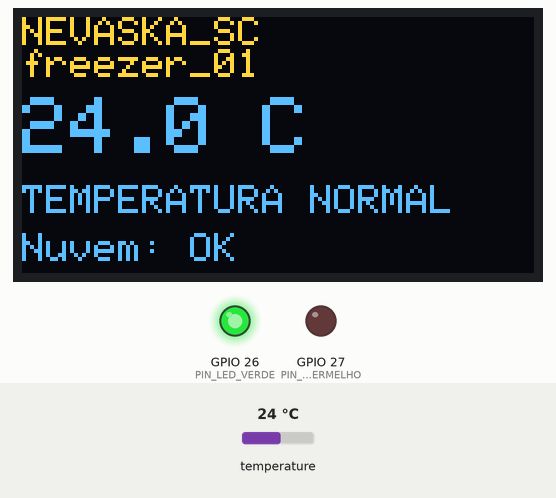
Recording of a sketch running on a simulated ESP32. On the bench: 128×64 one-colour display, output pins drawn as LEDs (lit = HIGH). Inputs (shaded band) come from the test bench; at power-on: temperature 24 °C. The OLED is the two-colour kind (top 16 rows yellow); WiFi joins after 1.5 s; servers stay silent unless stated; uploads are accepted with an empty reply; what the sketch prints to the serial monitor is not drawn.

Above: at 4.6 s.
4.7 s: temperature set to 29.5 °C
At 9.7 s:
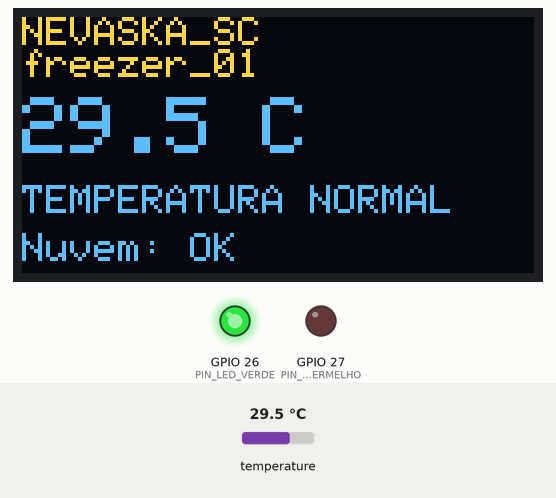
10.6 s: temperature set to 30.7 °C
At 14.9 s:
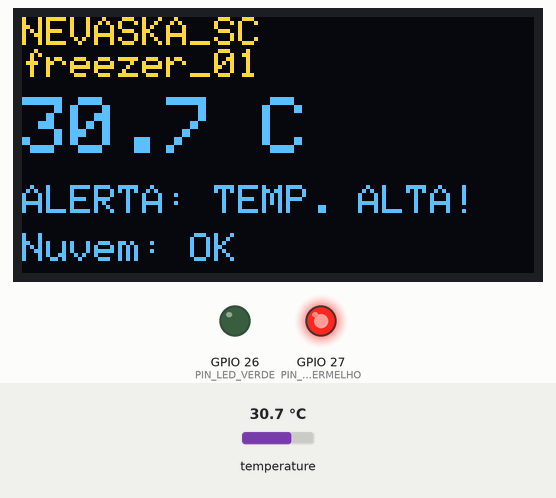
16.5 s: temperature set to 12 °C
At 20.2 s:
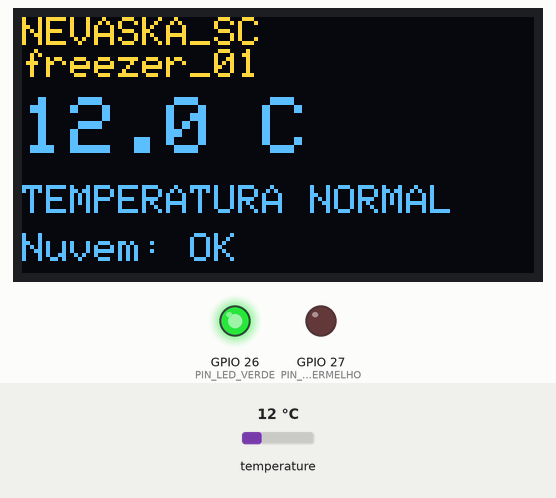
Timing chart, 0 to 21.7 s (numbered marks = the images above; inputs shaded):
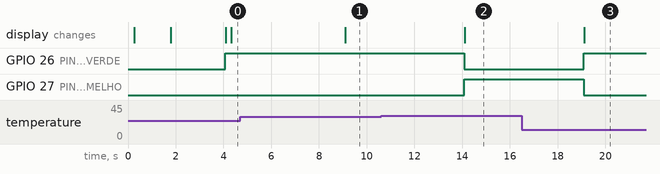

Measured:
- the behaviour switches between 30 and 30.1 °C on temperature (found by bisection; images 1 and 2)
- after the input at 4.7 s, the display: changes after 4.4 s (image 1)
- after the input at 10.6 s, GPIO 26 (PIN_LED_VERDE): HIGH → LOW after 3.5 s; GPIO 27 (PIN_LED_VERMELHO): LOW → HIGH after 3.5 s; the display: changes after 3.5 s (image 2)
- after the input at 16.5 s, GPIO 26 (PIN_LED_VERDE): LOW → HIGH after 2.6 s; GPIO 27 (PIN_LED_VERMELHO): HIGH → LOW after 2.6 s; the display: changes after 2.6 s (image 3)

The sketch:

nevaska_freezer.ino
```cpp
/* =============================================================================
 * Nevaska — Firmware do ESP32 (sensor DS18B20 + display OLED + LEDs)
 *
 * Baseado no código de teste original, trocando o HiveMQ pelo envio para a Vercel.
 *
 * O que este firmware faz:
 *  1. Lê o DS18B20 a cada 5 s e atualiza o display OLED e os LEDs.
 *  2. A cada 60 s envia a média do período por HTTPS para a Vercel
 *     (/api/telemetria). Esse envio alimenta o painel, os alertas no celular
 *     e a detecção de queda de energia (se os envios param, o servidor avisa).
 *  3. O limite de alerta usado no display/LEDs vem do servidor (variável
 *     LIMITE_TEMP_C na Vercel). Não precisa regravar a placa para mudar o limite.
 *  4. A última linha do display mostra se a comunicação com o servidor está ok.
 *
 * Bibliotecas (Gerenciador de Bibliotecas da IDE Arduino):
 *  - OneWire
 *  - DallasTemperature
 *  - Adafruit GFX Library
 *  - Adafruit SSD1306
 *  - Placa: "esp32" by Espressif
 *  (A PubSubClient não é mais usada.)
 * ========================================================================== */

#include <WiFi.h>
#include <WiFiClientSecure.h>
#include <HTTPClient.h>
#include <OneWire.h>
#include <DallasTemperature.h>
#include <Wire.h>
#include <Adafruit_GFX.h>
#include <Adafruit_SSD1306.h>
#include <math.h>

// ======================= CONFIGURAÇÕES DA REDE WI-FI =========================
// Use a rede de 2.4 GHz (o ESP32 não conecta em redes 5 GHz).
const char* WIFI_SSID = "NOME_DA_REDE";
const char* WIFI_PASS = "SENHA_DA_REDE";

// ======================= CONFIGURAÇÕES DO SERVIDOR (VERCEL) ==================
const char* URL_TELEMETRIA    = "https://app-nevaska-seven.vercel.app/api/telemetria";
const char* CHAVE_DISPOSITIVO = "COLE_AQUI_O_VALOR_DA_DEVICE_KEY_DA_VERCEL";

// =======================================================================
// AQUI VOCÊ DEFINE O FREEZER (MUDE APENAS ESTAS DUAS LINHAS PARA CADA PLACA)
// Lojas: "NEVASKA_SC" ou "NEVASKA_BERNARDINO"
// Freezers: "freezer_01", "freezer_02", "freezer_03", etc.
// Use só letras, números, _ e - (sem espaço). Cada placa da mesma loja
// precisa de um FREEZER_ID diferente.
// =======================================================================
const char* LOJA_ID    = "NEVASKA_SC";
const char* FREEZER_ID = "freezer_01";

// ======================= CONFIGURAÇÕES DO HARDWARE ===========================
const int PIN_DS18B20      = 4;
const int PIN_LED_VERDE    = 26;
const int PIN_LED_VERMELHO = 27;

// Limite usado no display/LEDs ATÉ o servidor responder pela primeira vez.
// Depois disso vale o limite que está na Vercel (LIMITE_TEMP_C).
float limiteAlerta = 30.0;

// ======================= INTERVALOS ==========================================
const unsigned long INTERVALO_LEITURA_MS       = 5UL * 1000;       // lê o sensor e atualiza o display
const unsigned long INTERVALO_ENVIO_MS         = 60UL * 1000;      // envia para a Vercel
const unsigned long REINICIAR_SEM_WIFI_MS      = 10UL * 60 * 1000; // reinicia se ficar 10 min sem Wi-Fi
const int           FALHAS_HTTP_PARA_REINICIAR = 10;               // ~10 min de envios falhando seguidos

// ======================= DISPLAY OLED ========================================
#define SCREEN_WIDTH 128
#define SCREEN_HEIGHT 64
#define OLED_RESET -1
Adafruit_SSD1306 display(SCREEN_WIDTH, SCREEN_HEIGHT, &Wire, OLED_RESET);
bool displayOk = false;

// ======================= INSTÂNCIAS E VARIÁVEIS ==============================
OneWire oneWire(PIN_DS18B20);
DallasTemperature sensors(&oneWire);

// Acumulador das leituras entre um envio e outro (o envio manda a média).
float somaLeituras = 0;
int   qtdLeiturasValidas = 0;

float ultimaTemp = NAN;
unsigned long ultimaLeituraMs = 0;
unsigned long ultimoEnvioMs = 0;
unsigned long wifiCaiuEmMs = 0;
bool primeiroEnvioFeito = false;
int  falhasHttpSeguidas = 0;
int  ultimoCodigoHttp = 0;   // 0 = ainda não enviou; usado na última linha do display

// -----------------------------------------------------------------------------
// Sensor DS18B20. Retorna NAN se estiver desconectado ou com leitura inválida.
// -----------------------------------------------------------------------------
float lerTemperatura() {
  sensors.requestTemperatures();
  float t = sensors.getTempCByIndex(0);
  // -127 = sensor desconectado. 85 = valor de "reset" do DS18B20 (falha de alimentação/fio).
  if (t == DEVICE_DISCONNECTED_C || t == 85.0 || t < -55.0 || t > 125.0) return NAN;
  return t;
}

void registrarLeitura(float t) {
  if (!isnan(t)) {
    somaLeituras += t;
    qtdLeiturasValidas++;
  }
}

// Média do período. Se nenhuma leitura do período foi válida, devolve NAN
// (o servidor transforma isso em alerta de "falha no sensor").
float mediaDoPeriodo() {
  if (qtdLeiturasValidas == 0) return NAN;
  return somaLeituras / qtdLeiturasValidas;
}

void zerarPeriodo() {
  somaLeituras = 0;
  qtdLeiturasValidas = 0;
}

// -----------------------------------------------------------------------------
// LEDs e display
// -----------------------------------------------------------------------------
bool emAlerta(float t) {
  return isnan(t) || t > limiteAlerta;
}

void atualizarLeds(float t) {
  bool alerta = emAlerta(t);
  digitalWrite(PIN_LED_VERDE, alerta ? LOW : HIGH);
  digitalWrite(PIN_LED_VERMELHO, alerta ? HIGH : LOW);
}

String textoConexao() {
  if (WiFi.status() != WL_CONNECTED) return "Wi-Fi: sem conexao";
  if (ultimoCodigoHttp == 0)         return "Nuvem: conectando...";
  if (ultimoCodigoHttp == 200)       return "Nuvem: OK";
  if (ultimoCodigoHttp == 401)       return "Nuvem: chave errada";
  if (ultimoCodigoHttp < 0)          return "Nuvem: sem internet";
  return "Nuvem: erro " + String(ultimoCodigoHttp);
}

void atualizarDisplay(float t) {
  if (!displayOk) return;
  display.clearDisplay();
  display.setTextColor(SSD1306_WHITE);

  // Linhas 1 e 2: identificação
  display.setTextSize(1);
  display.setCursor(0, 0);
  display.println(LOJA_ID);
  display.println(FREEZER_ID);

  // Temperatura em destaque
  display.setTextSize(2);
  display.setCursor(0, 20);
  if (isnan(t)) {
    display.print("-- C");
  } else {
    display.print(t, 1);
    display.print(" C");
  }

  // Situação da temperatura
  display.setTextSize(1);
  display.setCursor(0, 42);
  if (isnan(t))               display.print("ERRO NO SENSOR!");
  else if (t > limiteAlerta)  display.print("ALERTA: TEMP. ALTA!");
  else                        display.print("TEMPERATURA NORMAL");

  // Comunicação com o servidor
  display.setCursor(0, 54);
  display.print(textoConexao());

  display.display();
}

void mostrarMensagem(const char* linha1, const char* linha2) {
  if (!displayOk) return;
  display.clearDisplay();
  display.setTextSize(1);
  display.setTextColor(SSD1306_WHITE);
  display.setCursor(0, 0);
  display.println(LOJA_ID);
  display.println(FREEZER_ID);
  display.println("");
  display.println(linha1);
  display.println(linha2);
  display.display();
}

// -----------------------------------------------------------------------------
// Wi-Fi (não trava a placa se a rede cair: o display continua funcionando)
// -----------------------------------------------------------------------------
void conectarWifi() {
  WiFi.mode(WIFI_STA);
  WiFi.persistent(false);
  WiFi.setAutoReconnect(true);
  WiFi.begin(WIFI_SSID, WIFI_PASS);

  Serial.print("Conectando ao Wi-Fi: ");
  Serial.println(WIFI_SSID);
  mostrarMensagem("Conectando Wi-Fi...", WIFI_SSID);

  unsigned long inicio = millis();
  while (WiFi.status() != WL_CONNECTED && millis() - inicio < 20000) {
    delay(500);
    Serial.print(".");
  }
  if (WiFi.status() == WL_CONNECTED) {
    Serial.printf("\nWi-Fi conectado! IP %s\n", WiFi.localIP().toString().c_str());
  } else {
    Serial.println("\nWi-Fi nao conectou ainda (o loop continua tentando).");
  }
}

void vigiarWifi() {
  if (WiFi.status() == WL_CONNECTED) {
    wifiCaiuEmMs = 0;
    return;
  }
  if (wifiCaiuEmMs == 0) {
    wifiCaiuEmMs = millis();
    Serial.println("[WiFi] caiu, tentando reconectar...");
    WiFi.reconnect();
  }
  if (millis() - wifiCaiuEmMs > REINICIAR_SEM_WIFI_MS) {
    Serial.println("[WiFi] muito tempo sem rede, reiniciando ESP32");
    ESP.restart();
  }
}

// -----------------------------------------------------------------------------
// HTTPS → Vercel. Retorna o código HTTP (negativo = erro de conexão).
// -----------------------------------------------------------------------------
int enviarTelemetria(float temp) {
  WiFiClientSecure tls;
  // setInsecure() criptografa mas não valida o certificado (mesmo esquema do código original).
  tls.setInsecure();

  HTTPClient http;
  http.setTimeout(10000);
  http.setConnectTimeout(8000);
  if (!http.begin(tls, URL_TELEMETRIA)) {
    Serial.println("[HTTP] begin falhou (confira a URL)");
    return -1;
  }
  http.addHeader("Content-Type", "application/json");
  http.addHeader("x-chave-dispositivo", CHAVE_DISPOSITIVO);

  char corpo[160];
  if (isnan(temp)) {
    snprintf(corpo, sizeof(corpo), "{\"loja\":\"%s\",\"freezer\":\"%s\",\"temp\":null}", LOJA_ID, FREEZER_ID);
  } else {
    snprintf(corpo, sizeof(corpo), "{\"loja\":\"%s\",\"freezer\":\"%s\",\"temp\":%.2f}", LOJA_ID, FREEZER_ID, temp);
  }

  int codigo = http.POST((uint8_t*)corpo, strlen(corpo));
  if (codigo > 0) {
    String resposta = http.getString();
    Serial.printf("[HTTP] %d %s\n", codigo, resposta.c_str());

    // Pega o limite de alerta que o servidor devolve: ..."limite":-12,...
    int pos = resposta.indexOf("\"limite\":");
    if (codigo == 200 && pos >= 0) {
      String resto = resposta.substring(pos + 9);
      char c = resto.length() ? resto.charAt(0) : ' ';
      if (c == '-' || (c >= '0' && c <= '9')) {
        float novoLimite = resto.toFloat();
        if (novoLimite != limiteAlerta) {
          Serial.printf("[HTTP] limite de alerta atualizado: %.1f C\n", novoLimite);
          limiteAlerta = novoLimite;
        }
      }
    }
  } else {
    Serial.printf("[HTTP] erro: %s\n", http.errorToString(codigo).c_str());
  }
  http.end();
  return codigo;
}

// =============================================================================
void setup() {
  Serial.begin(115200);
  delay(200);
  Serial.printf("\n=== Nevaska %s / %s ===\n", LOJA_ID, FREEZER_ID);

  pinMode(PIN_LED_VERDE, OUTPUT);
  pinMode(PIN_LED_VERMELHO, OUTPUT);

  sensors.begin();

  // Se o display falhar, a placa CONTINUA monitorando (antes ela travava aqui).
  displayOk = display.begin(SSD1306_SWITCHCAPVCC, 0x3C);
  if (!displayOk) {
    Serial.println("Erro ao iniciar o display OLED (seguindo sem display)");
  }
  mostrarMensagem("Iniciando...", "");
  delay(1500);

  conectarWifi();
}

void loop() {
  vigiarWifi();

  unsigned long agora = millis();

  // ---------- Leitura do sensor + display + LEDs (a cada 5 s) ----------
  if (agora - ultimaLeituraMs >= INTERVALO_LEITURA_MS || ultimaLeituraMs == 0) {
    ultimaLeituraMs = agora;
    ultimaTemp = lerTemperatura();
    registrarLeitura(ultimaTemp);

    Serial.print("[");
    Serial.print(LOJA_ID);
    Serial.print(" - ");
    Serial.print(FREEZER_ID);
    Serial.print("] Temperatura: ");
    if (isnan(ultimaTemp)) Serial.println("ERRO NO SENSOR");
    else { Serial.print(ultimaTemp, 2); Serial.println(" C"); }

    atualizarLeds(ultimaTemp);
    atualizarDisplay(ultimaTemp);
  }

  // ---------- Envio para a Vercel (logo ao ligar e depois a cada 60 s) ----------
  if ((!primeiroEnvioFeito || agora - ultimoEnvioMs >= INTERVALO_ENVIO_MS) && WiFi.status() == WL_CONNECTED) {
    ultimoEnvioMs = agora;
    primeiroEnvioFeito = true;

    ultimoCodigoHttp = enviarTelemetria(mediaDoPeriodo());
    zerarPeriodo();
    atualizarDisplay(ultimaTemp);

    if (ultimoCodigoHttp >= 200 && ultimoCodigoHttp < 300) {
      falhasHttpSeguidas = 0;
    } else if (++falhasHttpSeguidas >= FALHAS_HTTP_PARA_REINICIAR) {
      // Wi-Fi "conectado" mas sem internet de verdade costuma voltar com um reinício.
      Serial.println("[HTTP] muitas falhas seguidas, reiniciando ESP32");
      ESP.restart();
    }
  }

  delay(10);
}
```
